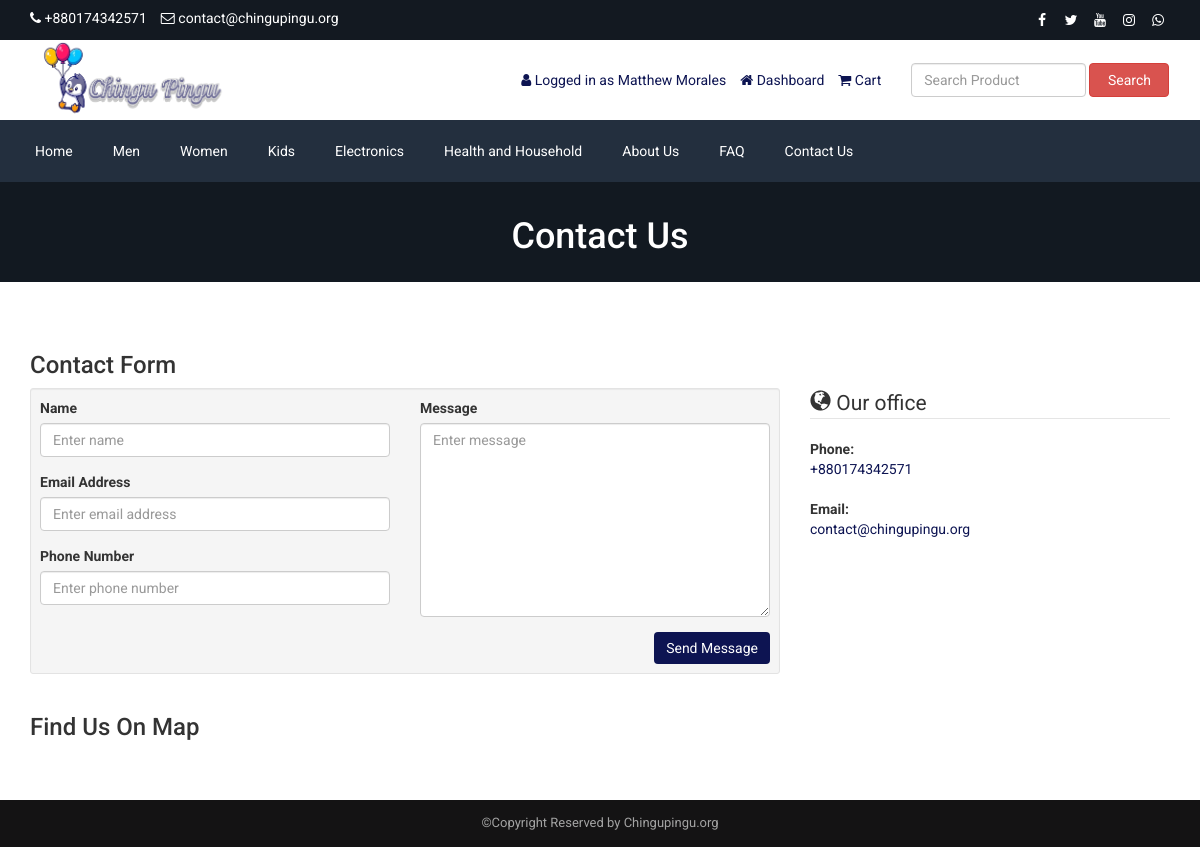
The app's page /contact.php (signed in) with its own data.
### tables this page shows
CREATE TABLE `tbl_settings` (
  `id` int(11) NOT NULL,
  `logo` varchar(255) NOT NULL,
  `favicon` varchar(255) NOT NULL,
  `footer_about` text NOT NULL,
  `footer_copyright` text NOT NULL,
  `contact_address` text NOT NULL,
  `contact_email` varchar(255) NOT NULL,
  `contact_phone` varchar(255) NOT NULL,
  `contact_fax` varchar(255) NOT NULL,
  `contact_map_iframe` text NOT NULL,
  `receive_email` varchar(255) NOT NULL,
  `receive_email_subject` varchar(255) NOT NULL,
  `receive_email_thank_you_message` text NOT NULL,
  `forget_password_message` text NOT NULL,
  `total_recent_post_footer` int(10) NOT NULL,
  `total_popular_post_footer` int(10) NOT NULL,
  `total_recent_post_sidebar` int(11) NOT NULL,
  `total_popular_post_sidebar` int(11) NOT NULL,
  `total_featured_product_home` int(11) NOT NULL,
  `total_latest_product_home` int(11) NOT NULL,
  `total_popular_product_home` int(11) NOT NULL,
  `meta_title_home` text NOT NULL,
  `meta_keyword_home` text NOT NULL,
  `meta_description_home` text NOT NULL,
  `banner_login` varchar(255) NOT NULL,
  `banner_registration` varchar(255) NOT NULL,
  `banner_forget_password` varchar(255) NOT NULL,
  `banner_reset_password` varchar(255) NOT NULL,
  `banner_search` varchar(255) NOT NULL,
  `banner_cart` varchar(255) NOT NULL,
  `banner_checkout` varchar(255) NOT NULL,
  `banner_product_category` varchar(255) NOT NULL,
  `banner_blog` varchar(255) NOT NULL,
  `cta_title` varchar(255) NOT NULL,
  `cta_content` text NOT NULL,
  `cta_read_more_text` varchar(255) NOT NULL,
  `cta_read_more_url` varchar(255) NOT NULL,
  `cta_photo` varchar(255) NOT NULL,
  `featured_product_title` varchar(255) NOT NULL,
  `featured_product_subtitle` varchar(255) NOT NULL,
  `latest_product_title` varchar(255) NOT NULL,
  `latest_product_subtitle` varchar(255) NOT NULL,
  `popular_product_title` varchar(255) NOT NULL,
  `popular_product_subtitle` varchar(255) NOT NULL,
  `testimonial_title` varchar(255) NOT NULL,
  `testimonial_subtitle` varchar(255) NOT NULL,
  `testimonial_photo` varchar(255) NOT NULL,
  `blog_title` varchar(255) NOT NULL,
  `blog_subtitle` varchar(255) NOT NULL,
  `newsletter_text` text NOT NULL,
  `paypal_email` varchar(255) NOT NULL,
  `stripe_public_key` varchar(255) NOT NULL,
  `stripe_secret_key` varchar(255) NOT NULL,
  `bank_detail` text NOT NULL,
  `before_head` text NOT NULL,
  `after_body` text NOT NULL,
  `before_body` text NOT NULL,
  `home_service_on_off` int(11) NOT NULL,
  `home_welcome_on_off` int(11) NOT NULL,
  `home_featured_product_on_off` int(11) NOT NULL,
  `home_latest_product_on_off` int(11) NOT NULL,
  `home_popular_product_on_off` int(11) NOT NULL,
  `home_testimonial_on_off` int(11) NOT NULL,
  `home_blog_on_off` int(11) NOT NULL,
  `newsletter_on_off` int(11) NOT NULL,
  `ads_above_welcome_on_off` int(1) NOT NULL,
  `ads_above_featured_product_on_off` int(1) NOT NULL,
  `ads_above_latest_product_on_off` int(1) NOT NULL,
  `ads_above_popular_product_on_off` int(1) NOT NULL,
  `ads_above_testimonial_on_off` int(1) NOT NULL,
  `ads_category_sidebar_on_off` int(1) NOT NULL
);

CREATE TABLE `tbl_social` (
  `social_id` int(11) NOT NULL,
  `social_name` varchar(30) NOT NULL,
  `social_url` varchar(255) NOT NULL,
  `social_icon` varchar(30) NOT NULL
);

CREATE TABLE `tbl_top_category` (
  `tcat_id` int(11) NOT NULL,
  `tcat_name` varchar(255) NOT NULL,
  `show_on_menu` int(1) NOT NULL
);

CREATE TABLE `tbl_page` (
  `id` int(11) NOT NULL,
  `about_title` varchar(255) NOT NULL,
  `about_content` text NOT NULL,
  `about_banner` varchar(255) NOT NULL,
  `about_meta_title` varchar(255) NOT NULL,
  `about_meta_keyword` text NOT NULL,
  `about_meta_description` text NOT NULL,
  `faq_title` varchar(255) NOT NULL,
  `faq_banner` varchar(255) NOT NULL,
  `faq_meta_title` varchar(255) NOT NULL,
  `faq_meta_keyword` text NOT NULL,
  `faq_meta_description` text NOT NULL,
  `blog_title` varchar(255) NOT NULL,
  `blog_banner` varchar(255) NOT NULL,
  `blog_meta_title` varchar(255) NOT NULL,
  `blog_meta_keyword` text NOT NULL,
  `blog_meta_description` text NOT NULL,
  `contact_title` varchar(255) NOT NULL,
  `contact_banner` varchar(255) NOT NULL,
  `contact_meta_title` varchar(255) NOT NULL,
  `contact_meta_keyword` text NOT NULL,
  `contact_meta_description` text NOT NULL,
  `pgallery_title` varchar(255) NOT NULL,
  `pgallery_banner` varchar(255) NOT NULL,
  `pgallery_meta_title` varchar(255) NOT NULL,
  `pgallery_meta_keyword` text NOT NULL,
  `pgallery_meta_description` text NOT NULL,
  `vgallery_title` varchar(255) NOT NULL,
  `vgallery_banner` varchar(255) NOT NULL,
  `vgallery_meta_title` varchar(255) NOT NULL,
  `vgallery_meta_keyword` text NOT NULL,
  `vgallery_meta_description` text NOT NULL
);

### contact.php (the view, shortened to what this page needs)
<?php require_once('header.php'); ?>
<?php
$statement = $pdo->prepare("SELECT * FROM tbl_page WHERE id=1");
$statement->execute();
$result = $statement->fetchAll(PDO::FETCH_ASSOC);
foreach ($result as $row) {
    $contact_title = $row['contact_title'];
    $contact_banner = $row['contact_banner'];
}
$statement = $pdo->prepare("SELECT * FROM tbl_settings WHERE id=1");
$statement->execute();
$result = $statement->fetchAll(PDO::FETCH_ASSOC);
foreach ($result as $row) {
    $contact_email = $row['contact_email'];
    $contact_phone = $row['contact_phone'];
}
?>
<div class="page-banner" style="background-image: url(assets/uploads/<?php echo $contact_banner; ?>);">
    <div class="inner">
        <h1><?php echo $contact_title; ?></h1>
    </div>
</div>
<div class="page">
    <div class="container">
        <div class="row">
            <div class="col-md-12">
                <h3>Contact Form</h3>
                <div class="row cform">
                    <div class="col-md-8">
                        <div class="well well-sm">
                            <form action="" method="post">
                                <div class="row">
                                    <div class="col-md-6">
                                        <div class="form-group">
                                            <label for="name">Name</label>
                                            <input type="text" class="form-control" name="visitor_name" placeholder="Enter name">
                                        </div>
                                        <div class="form-group">
                                            <label for="email">Email Address</label>
                                            <input type="email" class="form-control" name="visitor_email" placeholder="Enter email address">
                                        </div>
                                        <div class="form-group">
                                            <label for="email">Phone Number</label>
                                            <input type="text" class="form-control" name="visitor_phone" placeholder="Enter phone number">
                                        </div>
                                    </div>
                                    <div class="col-md-6">
                                        <div class="form-group">
                                            <label for="name">Message</label>
                                            <textarea name="visitor_message" class="form-control" rows="9" cols="25" placeholder="Enter message"></textarea>
                                        </div>
                                    </div>
                                    <div class="col-md-12">
                                        <input type="submit" value="Send Message" class="btn btn-primary pull-right" name="form_contact">
                                    </div>
                                </div>
                            </form>
                        </div>
                    </div>
                    <div class="col-md-4">
                        <legend><span class="glyphicon glyphicon-globe"></span> Our office</legend>
                        <address>
                            <strong>Phone:</strong><br>
                            <span><?php echo $contact_phone; ?></span>
                        </address>
                        <address>
                            <strong>Email:</strong><br>
                            <a href="mailto:<?php echo $contact_email; ?>"><span><?php echo $contact_email; ?></span></a>
                        </address>
                    </div>
                </div>
                <h3>Find Us On Map</h3>
            </div>
        </div>
    </div>
</div>
<?php require_once('footer.php'); ?>

### header.php (shortened to what this page needs)
<?php
include("admin/inc/config.php");
$statement = $pdo->prepare("SELECT * FROM tbl_settings WHERE id=1");
$statement->execute();
$result = $statement->fetchAll(PDO::FETCH_ASSOC);
foreach ($result as $row) {
	$logo = $row['logo'];
	$contact_email = $row['contact_email'];
	$contact_phone = $row['contact_phone'];
}
?>
<!DOCTYPE html>
<html lang="en">
<head>
	<link rel="stylesheet" href="assets/css/bootstrap.min.css">
	<link rel="stylesheet" href="assets/css/font-awesome.min.css">
	<link rel="stylesheet" href="assets/css/owl.carousel.min.css">
	<link rel="stylesheet" href="assets/css/owl.theme.default.min.css">
	<link rel="stylesheet" href="assets/css/jquery.bxslider.min.css">
	<link rel="stylesheet" href="assets/css/magnific-popup.css">
	<link rel="stylesheet" href="assets/css/rating.css">
	<link rel="stylesheet" href="assets/css/spacing.css">
	<link rel="stylesheet" href="assets/css/bootstrap-touch-slider.css">
	<link rel="stylesheet" href="assets/css/animate.min.css">
	<link rel="stylesheet" href="assets/css/tree-menu.css">
	<link rel="stylesheet" href="assets/css/select2.min.css">
	<link rel="stylesheet" href="assets/css/main.css">
	<link rel="stylesheet" href="assets/css/responsive.css">
	<?php
	$statement = $pdo->prepare("SELECT * FROM tbl_page WHERE id=1");
	$statement->execute();
	$result = $statement->fetchAll(PDO::FETCH_ASSOC);
	?>
</head>
<body>
	<div class="top">
		<div class="container">
			<div class="row">
				<div class="col-md-6 col-sm-6 col-xs-12">
					<div class="left">
						<ul>
							<li><i class="fa fa-phone"></i> <?php echo $contact_phone; ?></li>
							<li><i class="fa fa-envelope-o"></i> <?php echo $contact_email; ?></li>
						</ul>
					</div>
				</div>
				<div class="col-md-6 col-sm-6 col-xs-12">
					<div class="right">
						<ul>
							<?php
							$statement = $pdo->prepare("SELECT * FROM tbl_social");
							$statement->execute();
							$result = $statement->fetchAll(PDO::FETCH_ASSOC);
							foreach ($result as $row) {
							?>
								<?php if ($row['social_url'] != '') : ?>
									<li><a href="<?php echo $row['social_url']; ?>"><i class="<?php echo $row['social_icon']; ?>"></i></a></li>
								<?php endif; ?>
							<?php
							}
							?>
						</ul>
					</div>
				</div>
			</div>
		</div>
	</div>
	<div class="header">
		<div class="container">
			<div class="row inner">
				<div class="col-md-4 logo">
					<a href="index.php"><img src="assets/uploads/<?php echo $logo; ?>" alt="logo image"></a>
				</div>
				<div class="col-md-5 right">
					<ul>
						<?php
						if (isset($_SESSION['customer'])) {
						?>
							<li><i class="fa fa-user"></i> <?php echo LANG_VALUE_13; ?> <?php echo $_SESSION['customer']['cust_name']; ?></li>
							<li><a href="dashboard.php"><i class="fa fa-home"></i> <?php echo LANG_VALUE_89; ?></a></li>
						<?php
						} else {
						?>
							<li><a href="login.php"><i class="fa fa-sign-in"></i> <?php echo LANG_VALUE_9; ?></a></li>
							<li><a href="registration.php"><i class="fa fa-user-plus"></i> <?php echo LANG_VALUE_15; ?></a></li>
						<?php
						}
						?>
						<li><a href="cart.php"><i class="fa fa-shopping-cart"></i> <?php echo LANG_VALUE_18; ?> </a></li>
					</ul>
				</div>
				<div class="col-md-3 search-area">
					<form class="navbar-form navbar-left" role="search" action="search-result.php" method="get">
						<div class="form-group">
							<input type="text" class="form-control search-top" placeholder="<?php echo LANG_VALUE_2; ?>" name="search_text">
						</div>
						<button type="submit" class="btn btn-danger"><?php echo LANG_VALUE_3; ?></button>
					</form>
				</div>
			</div>
		</div>
	</div>
	<div class="nav">
		<div class="container">
			<div class="row">
				<div class="col-md-12 pl_0 pr_0">
					<div class="menu-container">
						<div class="menu">
							<ul>
								<li><a href="index.php">Home</a></li>
								<?php
								$statement = $pdo->prepare("SELECT * FROM tbl_top_category WHERE show_on_menu=1");
								$statement->execute();
								$result = $statement->fetchAll(PDO::FETCH_ASSOC);
								foreach ($result as $row) {
								?>
									<li><a href="product-category.php?id=<?php echo $row['tcat_id']; ?>&type=top-category"><?php echo $row['tcat_name']; ?></a>
									</li>
								<?php
								}
								?>
								<?php
								$statement = $pdo->prepare("SELECT * FROM tbl_page WHERE id=1");
								$statement->execute();
								$result = $statement->fetchAll(PDO::FETCH_ASSOC);
								foreach ($result as $row) {
									$about_title = $row['about_title'];
									$faq_title = $row['faq_title'];
									$contact_title = $row['contact_title'];
								}
								?>
								<li><a href="about.php"><?php echo $about_title; ?></a></li>
								<li><a href="faq.php"><?php echo $faq_title; ?></a></li>
								<li><a href="contact.php"><?php echo $contact_title; ?></a></li>
							</ul>
						</div>
					</div>
				</div>
			</div>
		</div>
	</div>

### footer.php (shortened to what this page needs)
<?php
$statement = $pdo->prepare("SELECT * FROM tbl_settings WHERE id=1");
$statement->execute();
$result = $statement->fetchAll(PDO::FETCH_ASSOC);
foreach ($result as $row)
{
	$footer_copyright = $row['footer_copyright'];
}
?>
<div class="footer-bottom">
	<div class="container">
		<div class="row">
			<div class="col-md-12 copyright">
				<?php echo $footer_copyright; ?>
			</div>
		</div>
	</div>
</div>
</body>
</html>

### records on screen
tbl_settings: contact_phone "+880174342571", contact_email "contact@chingupingu.org", logo (picture), footer_copyright "©Copyright Reserved by Chingupingu.org"
tbl_top_category: tcat_name "Men"
tbl_top_category: tcat_name "Women"
tbl_top_category: tcat_name "Kids"
tbl_top_category: tcat_name "Electronics"
tbl_top_category: tcat_name "Health and Household"
tbl_page: about_title "About Us", faq_title "FAQ", contact_title "Contact Us", contact_banner (picture)

### other values on screen
LANG_VALUE_13 "Logged in as"
$_SESSION['customer']['cust_name'] "Matthew Morales"
LANG_VALUE_89 "Dashboard"
LANG_VALUE_18 "Cart"
LANG_VALUE_3 "Search"
